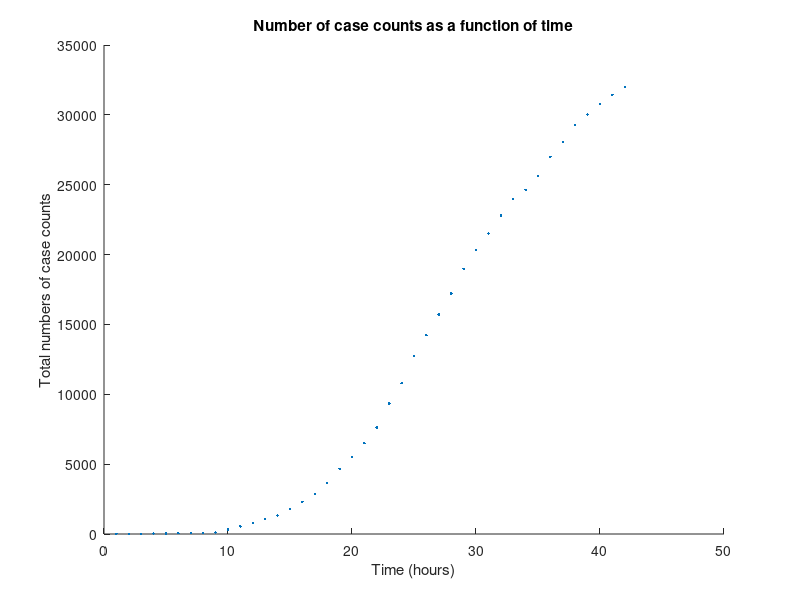

Recreate this plot in MATLAB. (Note: this script raises an error after producing the figure.)
%{
    In this project, we plan to investigate the current situation of 
    COVID-19 using epidemic modeling. We will potentially be doing both 
    model selection and parameter estimation in order to find a good model 
    of the outbreak. One of the models that is worth trying is the SEIR 
    model that we discussed in class. We are looking at some 
    local regions in Michigan and how different regions might have a 
    different model as a good fit. With the existing data in hand, 
    we would hope to generate a good prediction into the future of the 
    outbreak. 

    We're gonna use the model we used for the ebola outbreak to help get
    started with the model.

        S is the number of susceptible people.
        E is the number of exposed people.
        I is the number of infected people.
        R is the number of recovered people.
        y is the number of total case counts for infection.

%}

%Data has three colums (hours, case counts, days)
%There should be a bug somewhere for the time, we should be able to do this
%in days
dataCases = load('covid_data.txt');
days = dataCases(:, 3);
hours = dataCases(:, 1);
case_count = dataCases(:, 2);

%Plot the data.
figure('name', 'SEIR Model with COVID-19 Data');
hold on;
plot(days, case_count, '.');
xlabel('Time (hours)');
ylabel('Total numbers of case counts');
title('Number of case counts as a function of time');

B = 1.4876; %Beta
A = .7238; %Alpha 
r = 1.4701; %Gamma
N = 2000000; %This is the total number of people 

%Define the initial conditions.
I0 = case_count(1) / N;
E0 = 5 * I0;
S0 = 1 - I0 - E0;
R0 = 0;
y0 = N * A * E0;

%Define the vectors for the parameters and initial conditions.
params = [B,A,r,N];
x0 = [S0,E0,I0,R0,y0];
tspan = dataCases(:,1);
tdays = dataCases(:,3);

%Call the function seirode to evaluate the values and then plot the
%ydot solutions vs time.
options = odeset('AbsTol', 1e-8, 'RelTol', 1e-8);
fun = @(t,x) covidseirode(t,x,params);
[~,xsol] = ode45(fun,tspan,x0,options);
plot(tdays,xsol(:,5),'*');

%This portion solves for the Poisson LL to help determine better 
%parameters for the SEIR model to better fit the data.

fun1 = @(v) covidseirPois(v);
v0 = [B,A,r];
%fminsearch helps find the minimal value for the parameters. Which in turns
%optimizes the ODE.
varparsPois = fminsearch(fun1,v0);

%This portion solves for the least squares to help determine better 
%parameters for the SEIR model to better fit the data.

fun2 = @(v) covidseirLS(v);
u0 = [B,A,r];
%fminsearch helps find the minimal value for the parameters. Which in turns
%optimizes the ODE.
varparsLS = fminsearch(fun2,u0);

B = 1.4886; %Beta
A = .9885; %Alpha 
r = 1.4741; %Gamma

params = [B,A,r,N];
x0 = [S0,E0,I0,R0,y0];

options = odeset('AbsTol',1e-8,'RelTol',1e-8);
fun = @(t,x) covidseirode(t,x,params);
[t,xsol] = ode45(fun,tspan,x0,options);
plot(tdays,xsol(:,5),'x');
saveas(gcf, "./plots/optimal_params.jpg");


%Average cost of hospitalization of a respiratory system diagnosis with 
%ventilator support for more than 96 hours is $40,128. For less severe
%cases, the total cost will be on average $13,297. 

%About 15% of the people that are infected will need to be hospitalized.

%About 15% of the people that will be hospitalized are expected to be 
%in serious care. 

%And about 2 to 7% of people who will be hospitalized will be uninsured. So
%we are going approximate it by 5.5%

%Detroit has 4,123 hospital beds and 509 ICU beds and Michigan as a state
%has 2000 ventilators

%We should model the amount of hospital beds and ventilators that the
%county has and do a "birth death" system to show more of an accurate cost
%model for the SEIR model we have made.

seriousCareCost = 40128;
regularCareCost = 13297;
lastDay = dataCases(end,3);

totalCostPerDay = zeros(lastDay-1,1);
ydot = zeros(lastDay - 1,1);

for ii = 1:(lastDay - 1)
    ydot(ii) = xsol(ii+1,5) - xsol(ii,5);
    hospitalizedPeople = ceil(.15.*ydot(ii));
    uninsuredPeople = ceil(.05.*hospitalizedPeople);
    seriousCarePeople = ceil(.15.*uninsuredPeople);
    regularCarePeople = uninsuredPeople - seriousCarePeople;
    
    %Here is the total cost to the government fro the day
    totalCostPerDay(ii) = seriousCareCost.*seriousCarePeople + regularCarePeople.*regularCareCost;
end

figure;
days = 1:dataCases(end - 1,3);
bar(days,totalCostPerDay(:));
ylim([0 225000]);
saveas(gcf, './plots/costs.jpg');
%{
B = varpars(1);
A = varpars(2);
r = varpars(3);
params = [B,A,r];

tspan = dataCases(:,1);
options = odeset('AbsTol',1e-8,'RelTol',1e-8);
fun = @(t,x) covidseirode(t,x,params);
[t,xsol] = ode45(fun,tspan,x0,options);
plot(tspan,xsol(:,5),'*');
%}
